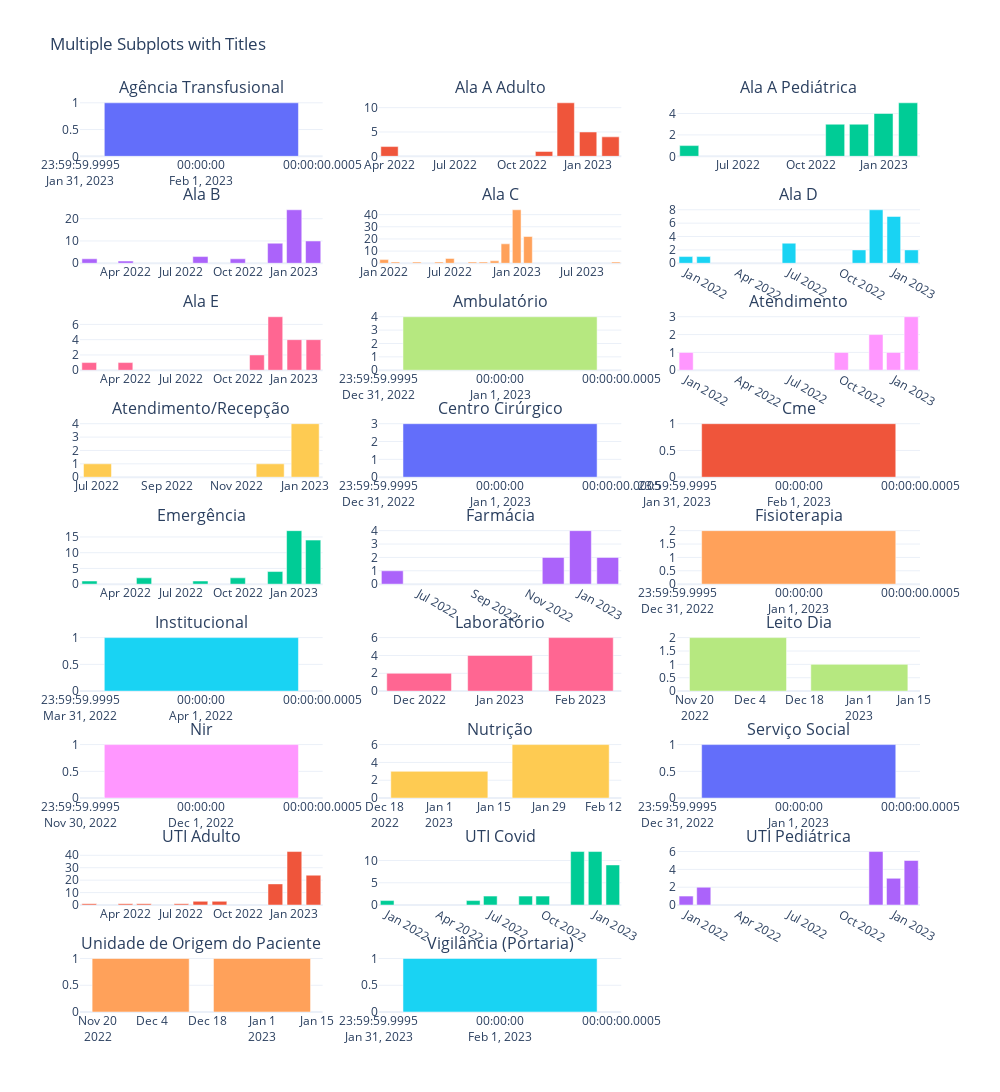

Source (notebook cell):
### Code cell
from plotly.subplots import make_subplots
import plotly.graph_objects as go

nrows = 9
ncols = 3
nrow = 1
ncol = 1

unidades = dfx.sort_values(by="unidade").unidade.unique()

fig = make_subplots(
    rows=nrows, cols=ncols,
    subplot_titles=unidades)#("Plot 1", "Plot 2", "Plot 3", "Plot 4"))

for unidade in unidades:
    df_temp = dfx.query('unidade==@unidade')
    # print(f"--[ {unidade} ]--")
    # print(df_temp)
    fig.add_trace(go.Bar(x=df_temp.periodo, y=df_temp.total),
              row=nrow, col=ncol)
    if ncol >= ncols:
        ncol = 1
        nrow += 1
    else:
        ncol += 1
    
    
# fig.add_trace(go.Scatter(x=[1, 2, 3], y=[4, 5, 6]),
#               row=1, col=1)

# fig.add_trace(go.Scatter(x=[20, 30, 40], y=[50, 60, 70]),
#               row=1, col=2)

# fig.add_trace(go.Scatter(x=[300, 400, 500], y=[600, 700, 800]),
#               row=2, col=1)

# fig.add_trace(go.Scatter(x=[4000, 5000, 6000], y=[7000, 8000, 9000]),
#               row=2, col=2)

fig.update_layout(height=2500, width=1000,
                  template='plotly_white',
                  title_text="Multiple Subplots with Titles")
fig.update_layout(coloraxis=dict(colorscale='Bluered_r'), showlegend=False)
fig.show()

### Figure 1 — Plotly figure (JSON) as saved in the notebook; plotly's stock layout.template omitted (floating-point values rounded to 4 significant figures)
{"data": [{"type": "bar", "x": ["2023-02-01T00:00:00"], "xaxis": "x", "y": [1], "yaxis": "y"}, {"type": "bar", "x": ["2022-04-01T00:00:00", "2022-11-01T00:00:00", "2022-12-01T00:00:00", "2023-01-01T00:00:00", "2023-02-01T00:00:00"], "xaxis": "x2", "y": [2, 1, 11, 5, 4], "yaxis": "y2"}, {"type": "bar", "x": ["2022-05-01T00:00:00", "2022-11-01T00:00:00", "2022-12-01T00:00:00", "2023-01-01T00:00:00", "2023-02-01T00:00:00"], "xaxis": "x3", "y": [1, 3, 3, 4, 5], "yaxis": "y3"}, {"type": "bar", "x": ["2022-02-01T00:00:00", "2022-04-01T00:00:00", "2022-08-01T00:00:00", "2022-10-01T00:00:00", "2022-12-01T00:00:00", "2023-01-01T00:00:00", "2023-02-01T00:00:00"], "xaxis": "x4", "y": [2, 1, 3, 2, 9, 24, 10], "yaxis": "y4"}, {"type": "bar", "x": ["2022-01-01T00:00:00", "2022-02-01T00:00:00", "2022-04-01T00:00:00", "2022-06-01T00:00:00", "2022-07-01T00:00:00", "2022-09-01T00:00:00", "2022-10-01T00:00:00", "2022-11-01T00:00:00", "2022-12-01T00:00:00", "2023-01-01T00:00:00", "2023-02-01T00:00:00", "2023-10-01T00:00:00"], "xaxis": "x5", "y": [3, 1, 1, 1, 4, 1, 1, 2, 16, 44, 22, 1], "yaxis": "y5"}, {"type": "bar", "x": ["2022-01-01T00:00:00", "2022-02-01T00:00:00", "2022-07-01T00:00:00", "2022-11-01T00:00:00", "2022-12-01T00:00:00", "2023-01-01T00:00:00", "2023-02-01T00:00:00"], "xaxis": "x6", "y": [1, 1, 3, 2, 8, 7, 2], "yaxis": "y6"}, {"type": "bar", "x": ["2022-02-01T00:00:00", "2022-04-01T00:00:00", "2022-11-01T00:00:00", "2022-12-01T00:00:00", "2023-01-01T00:00:00", "2023-02-01T00:00:00"], "xaxis": "x7", "y": [1, 1, 2, 7, 4, 4], "yaxis": "y7"}, {"type": "bar", "x": ["2023-01-01T00:00:00"], "xaxis": "x8", "y": [4], "yaxis": "y8"}, {"type": "bar", "x": ["2022-01-01T00:00:00", "2022-10-01T00:00:00", "2022-12-01T00:00:00", "2023-01-01T00:00:00", "2023-02-01T00:00:00"], "xaxis": "x9", "y": [1, 1, 2, 1, 3], "yaxis": "y9"}, {"type": "bar", "x": ["2022-07-01T00:00:00", "2022-12-01T00:00:00", "2023-01-01T00:00:00"], "xaxis": "x10", "y": [1, 1, 4], "yaxis": "y10"}, {"type": "bar", "x": ["2023-01-01T00:00:00"], "xaxis": "x11", "y": [3], "yaxis": "y11"}, {"type": "bar", "x": ["2023-02-01T00:00:00"], "xaxis": "x12", "y": [1], "yaxis": "y12"}, {"type": "bar", "x": ["2022-02-01T00:00:00", "2022-05-01T00:00:00", "2022-08-01T00:00:00", "2022-10-01T00:00:00", "2022-12-01T00:00:00", "2023-01-01T00:00:00", "2023-02-01T00:00:00"], "xaxis": "x13", "y": [1, 2, 1, 2, 4, 17, 14], "yaxis": "y13"}, {"type": "bar", "x": ["2022-06-01T00:00:00", "2022-12-01T00:00:00", "2023-01-01T00:00:00", "2023-02-01T00:00:00"], "xaxis": "x14", "y": [1, 2, 4, 2], "yaxis": "y14"}, {"type": "bar", "x": ["2023-01-01T00:00:00"], "xaxis": "x15", "y": [2], "yaxis": "y15"}, {"type": "bar", "x": ["2022-04-01T00:00:00"], "xaxis": "x16", "y": [1], "yaxis": "y16"}, {"type": "bar", "x": ["2022-12-01T00:00:00", "2023-01-01T00:00:00", "2023-02-01T00:00:00"], "xaxis": "x17", "y": [2, 4, 6], "yaxis": "y17"}, {"type": "bar", "x": ["2022-12-01T00:00:00", "2023-01-01T00:00:00"], "xaxis": "x18", "y": [2, 1], "yaxis": "y18"}, {"type": "bar", "x": ["2022-12-01T00:00:00"], "xaxis": "x19", "y": [1], "yaxis": "y19"}, {"type": "bar", "x": ["2023-01-01T00:00:00", "2023-02-01T00:00:00"], "xaxis": "x20", "y": [3, 6], "yaxis": "y20"}, {"type": "bar", "x": ["2023-01-01T00:00:00"], "xaxis": "x21", "y": [1], "yaxis": "y21"}, {"type": "bar", "x": ["2022-02-01T00:00:00", "2022-04-01T00:00:00", "2022-05-01T00:00:00", "2022-07-01T00:00:00", "2022-08-01T00:00:00", "2022-09-01T00:00:00", "2022-12-01T00:00:00", "2023-01-01T00:00:00", "2023-02-01T00:00:00"], "xaxis": "x22", "y": [1, 1, 1, 1, 3, 3, 17, 43, 24], "yaxis": "y22"}, {"type": "bar", "x": ["2022-01-01T00:00:00", "2022-06-01T00:00:00", "2022-07-01T00:00:00", "2022-09-01T00:00:00", "2022-10-01T00:00:00", "2022-12-01T00:00:00", "2023-01-01T00:00:00", "2023-02-01T00:00:00"], "xaxis": "x23", "y": [1, 1, 2, 2, 2, 12, 12, 9], "yaxis": "y23"}, {"type": "bar", "x": ["2022-01-01T00:00:00", "2022-02-01T00:00:00", "2022-12-01T00:00:00", "2023-01-01T00:00:00", "2023-02-01T00:00:00"], "xaxis": "x24", "y": [1, 2, 6, 3, 5], "yaxis": "y24"}, {"type": "bar", "x": ["2022-12-01T00:00:00", "2023-01-01T00:00:00"], "xaxis": "x25", "y": [1, 1], "yaxis": "y25"}, {"type": "bar", "x": ["2023-02-01T00:00:00"], "xaxis": "x26", "y": [1], "yaxis": "y26"}], "layout": {"annotations": [{"font": {"size": 16}, "showarrow": false, "text": "Agência Transfusional", "x": 0.1444, "xanchor": "center", "xref": "paper", "y": 1, "yanchor": "bottom", "yref": "paper"}, {"font": {"size": 16}, "showarrow": false, "text": "Ala A Adulto", "x": 0.5, "xanchor": "center", "xref": "paper", "y": 1, "yanchor": "bottom", "yref": "paper"}, {"font": {"size": 16}, "showarrow": false, "text": "Ala A Pediátrica", "x": 0.8556, "xanchor": "center", "xref": "paper", "y": 1, "yanchor": "bottom", "yref": "paper"}, {"font": {"size": 16}, "showarrow": false, "text": "Ala B", "x": 0.1444, "xanchor": "center", "xref": "paper", "y": 0.8827, "yanchor": "bottom", "yref": "paper"}, {"font": {"size": 16}, "showarrow": false, "text": "Ala C", "x": 0.5, "xanchor": "center", "xref": "paper", "y": 0.8827, "yanchor": "bottom", "yref": "paper"}, {"font": {"size": 16}, "showarrow": false, "text": "Ala D", "x": 0.8556, "xanchor": "center", "xref": "paper", "y": 0.8827, "yanchor": "bottom", "yref": "paper"}, {"font": {"size": 16}, "showarrow": false, "text": "Ala E", "x": 0.1444, "xanchor": "center", "xref": "paper", "y": 0.7654, "yanchor": "bottom", "yref": "paper"}, {"font": {"size": 16}, "showarrow": false, "text": "Ambulatório", "x": 0.5, "xanchor": "center", "xref": "paper", "y": 0.7654, "yanchor": "bottom", "yref": "paper"}, {"font": {"size": 16}, "showarrow": false, "text": "Atendimento", "x": 0.8556, "xanchor": "center", "xref": "paper", "y": 0.7654, "yanchor": "bottom", "yref": "paper"}, {"font": {"size": 16}, "showarrow": false, "text": "Atendimento/Recepção", "x": 0.1444, "xanchor": "center", "xref": "paper", "y": 0.6481, "yanchor": "bottom", "yref": "paper"}, {"font": {"size": 16}, "showarrow": false, "text": "Centro Cirúrgico", "x": 0.5, "xanchor": "center", "xref": "paper", "y": 0.6481, "yanchor": "bottom", "yref": "paper"}, {"font": {"size": 16}, "showarrow": false, "text": "Cme", "x": 0.8556, "xanchor": "center", "xref": "paper", "y": 0.6481, "yanchor": "bottom", "yref": "paper"}, {"font": {"size": 16}, "showarrow": false, "text": "Emergência", "x": 0.1444, "xanchor": "center", "xref": "paper", "y": 0.5309, "yanchor": "bottom", "yref": "paper"}, {"font": {"size": 16}, "showarrow": false, "text": "Farmácia", "x": 0.5, "xanchor": "center", "xref": "paper", "y": 0.5309, "yanchor": "bottom", "yref": "paper"}, {"font": {"size": 16}, "showarrow": false, "text": "Fisioterapia", "x": 0.8556, "xanchor": "center", "xref": "paper", "y": 0.5309, "yanchor": "bottom", "yref": "paper"}, {"font": {"size": 16}, "showarrow": false, "text": "Institucional", "x": 0.1444, "xanchor": "center", "xref": "paper", "y": 0.4136, "yanchor": "bottom", "yref": "paper"}, {"font": {"size": 16}, "showarrow": false, "text": "Laboratório", "x": 0.5, "xanchor": "center", "xref": "paper", "y": 0.4136, "yanchor": "bottom", "yref": "paper"}, {"font": {"size": 16}, "showarrow": false, "text": "Leito Dia", "x": 0.8556, "xanchor": "center", "xref": "paper", "y": 0.4136, "yanchor": "bottom", "yref": "paper"}, {"font": {"size": 16}, "showarrow": false, "text": "Nir", "x": 0.1444, "xanchor": "center", "xref": "paper", "y": 0.2963, "yanchor": "bottom", "yref": "paper"}, {"font": {"size": 16}, "showarrow": false, "text": "Nutrição", "x": 0.5, "xanchor": "center", "xref": "paper", "y": 0.2963, "yanchor": "bottom", "yref": "paper"}, {"font": {"size": 16}, "showarrow": false, "text": "Serviço Social", "x": 0.8556, "xanchor": "center", "xref": "paper", "y": 0.2963, "yanchor": "bottom", "yref": "paper"}, {"font": {"size": 16}, "showarrow": false, "text": "UTI Adulto", "x": 0.1444, "xanchor": "center", "xref": "paper", "y": 0.179, "yanchor": "bottom", "yref": "paper"}, {"font": {"size": 16}, "showarrow": false, "text": "UTI Covid", "x": 0.5, "xanchor": "center", "xref": "paper", "y": 0.179, "yanchor": "bottom", "yref": "paper"}, {"font": {"size": 16}, "showarrow": false, "text": "UTI Pediátrica", "x": 0.8556, "xanchor": "center", "xref": "paper", "y": 0.179, "yanchor": "bottom", "yref": "paper"}, {"font": {"size": 16}, "showarrow": false, "text": "Unidade de Origem do Paciente", "x": 0.1444, "xanchor": "center", "xref": "paper", "y": 0.06173, "yanchor": "bottom", "yref": "paper"}, {"font": {"size": 16}, "showarrow": false, "text": "Vigilância (Portaria)", "x": 0.5, "xanchor": "center", "xref": "paper", "y": 0.06173, "yanchor": "bottom", "yref": "paper"}], "coloraxis": {"colorscale": [[0, "rgb(255,0,0)"], [1, "rgb(0,0,255)"]]}, "height": 2500, "showlegend": false, "title": {"text": "Multiple Subplots with Titles"}, "width": 1000, "xaxis": {"anchor": "y", "autorange": true, "domain": [0, 0.2889], "range": ["2023-01-31 23:59:59.9995", "2023-02-01 00:00:00.0005"], "type": "date"}, "xaxis10": {"anchor": "y10", "autorange": true, "domain": [0, 0.2889], "range": ["2022-06-15 12:00", "2023-01-16 12:00"], "type": "date"}, "xaxis11": {"anchor": "y11", "autorange": true, "domain": [0.3556, 0.6444], "range": ["2022-12-31 23:59:59.9995", "2023-01-01 00:00:00.0005"], "type": "date"}, "xaxis12": {"anchor": "y12", "autorange": true, "domain": [0.7111, 1], "range": ["2023-01-31 23:59:59.9995", "2023-02-01 00:00:00.0005"], "type": "date"}, "xaxis13": {"anchor": "y13", "autorange": true, "domain": [0, 0.2889], "range": ["2022-01-16 12:00", "2023-02-16 12:00"], "type": "date"}, "xaxis14": {"anchor": "y14", "autorange": true, "domain": [0.3556, 0.6444], "range": ["2022-05-16 12:00", "2023-02-16 12:00"], "type": "date"}, "xaxis15": {"anchor": "y15", "autorange": true, "domain": [0.7111, 1], "range": ["2022-12-31 23:59:59.9995", "2023-01-01 00:00:00.0005"], "type": "date"}, "xaxis16": {"anchor": "y16", "autorange": true, "domain": [0, 0.2889], "range": ["2022-03-31 23:59:59.9995", "2022-04-01 00:00:00.0005"], "type": "date"}, "xaxis17": {"anchor": "y17", "autorange": true, "domain": [0.3556, 0.6444], "range": ["2022-11-15 12:00", "2023-02-16 12:00"], "type": "date"}, "xaxis18": {"anchor": "y18", "autorange": true, "domain": [0.7111, 1], "range": ["2022-11-15 12:00", "2023-01-16 12:00"], "type": "date"}, "xaxis19": {"anchor": "y19", "autorange": true, "domain": [0, 0.2889], "range": ["2022-11-30 23:59:59.9995", "2022-12-01 00:00:00.0005"], "type": "date"}, "xaxis2": {"anchor": "y2", "autorange": true, "domain": [0.3556, 0.6444], "range": ["2022-03-17", "2023-02-16"], "type": "date"}, "xaxis20": {"anchor": "y20", "autorange": true, "domain": [0.3556, 0.6444], "range": ["2022-12-16 12:00", "2023-02-16 12:00"], "type": "date"}, "xaxis21": {"anchor": "y21", "autorange": true, "domain": [0.7111, 1], "range": ["2022-12-31 23:59:59.9995", "2023-01-01 00:00:00.0005"], "type": "date"}, "xaxis22": {"anchor": "y22", "autorange": true, "domain": [0, 0.2889], "range": ["2022-01-17", "2023-02-16"], "type": "date"}, "xaxis23": {"anchor": "y23", "autorange": true, "domain": [0.3556, 0.6444], "range": ["2021-12-17", "2023-02-16"], "type": "date"}, "xaxis24": {"anchor": "y24", "autorange": true, "domain": [0.7111, 1], "range": ["2021-12-16 12:00", "2023-02-16 12:00"], "type": "date"}, "xaxis25": {"anchor": "y25", "autorange": true, "domain": [0, 0.2889], "range": ["2022-11-15 12:00", "2023-01-16 12:00"], "type": "date"}, "xaxis26": {"anchor": "y26", "autorange": true, "domain": [0.3556, 0.6444], "range": ["2023-01-31 23:59:59.9995", "2023-02-01 00:00:00.0005"], "type": "date"}, "xaxis27": {"anchor": "y27", "domain": [0.7111, 1]}, "xaxis3": {"anchor": "y3", "autorange": true, "domain": [0.7111, 1], "range": ["2022-04-16", "2023-02-16"], "type": "date"}, "xaxis4": {"anchor": "y4", "autorange": true, "domain": [0, 0.2889], "range": ["2022-01-16 12:00", "2023-02-16 12:00"], "type": "date"}, "xaxis5": {"anchor": "y5", "autorange": true, "domain": [0.3556, 0.6444], "range": ["2021-12-17", "2023-10-16"], "type": "date"}, "xaxis6": {"anchor": "y6", "autorange": true, "domain": [0.7111, 1], "range": ["2021-12-17", "2023-02-16"], "type": "date"}, "xaxis7": {"anchor": "y7", "autorange": true, "domain": [0, 0.2889], "range": ["2022-01-17", "2023-02-16"], "type": "date"}, "xaxis8": {"anchor": "y8", "autorange": true, "domain": [0.3556, 0.6444], "range": ["2022-12-31 23:59:59.9995", "2023-01-01 00:00:00.0005"], "type": "date"}, "xaxis9": {"anchor": "y9", "autorange": true, "domain": [0.7111, 1], "range": ["2021-12-16 12:00", "2023-02-16 12:00"], "type": "date"}, "yaxis": {"anchor": "x", "autorange": true, "domain": [0.9383, 1], "range": [0, 1.053], "type": "linear"}, "yaxis10": {"anchor": "x10", "autorange": true, "domain": [0.5864, 0.6481], "range": [0, 4.211], "type": "linear"}, "yaxis11": {"anchor": "x11", "autorange": true, "domain": [0.5864, 0.6481], "range": [0, 3.158], "type": "linear"}, "yaxis12": {"anchor": "x12", "autorange": true, "domain": [0.5864, 0.6481], "range": [0, 1.053], "type": "linear"}, "yaxis13": {"anchor": "x13", "autorange": true, "domain": [0.4691, 0.5309], "range": [0, 17.89], "type": "linear"}, "yaxis14": {"anchor": "x14", "autorange": true, "domain": [0.4691, 0.5309], "range": [0, 4.211], "type": "linear"}, "yaxis15": {"anchor": "x15", "autorange": true, "domain": [0.4691, 0.5309], "range": [0, 2.105], "type": "linear"}, "yaxis16": {"anchor": "x16", "autorange": true, "domain": [0.3519, 0.4136], "range": [0, 1.053], "type": "linear"}, "yaxis17": {"anchor": "x17", "autorange": true, "domain": [0.3519, 0.4136], "range": [0, 6.316], "type": "linear"}, "yaxis18": {"anchor": "x18", "autorange": true, "domain": [0.3519, 0.4136], "range": [0, 2.105], "type": "linear"}, "yaxis19": {"anchor": "x19", "autorange": true, "domain": [0.2346, 0.2963], "range": [0, 1.053], "type": "linear"}, "yaxis2": {"anchor": "x2", "autorange": true, "domain": [0.9383, 1], "range": [0, 11.58], "type": "linear"}, "yaxis20": {"anchor": "x20", "autorange": true, "domain": [0.2346, 0.2963], "range": [0, 6.316], "type": "linear"}, "yaxis21": {"anchor": "x21", "autorange": true, "domain": [0.2346, 0.2963], "range": [0, 1.053], "type": "linear"}, "yaxis22": {"anchor": "x22", "autorange": true, "domain": [0.1173, 0.179], "range": [0, 45.26], "type": "linear"}, "yaxis23": {"anchor": "x23", "autorange": true, "domain": [0.1173, 0.179], "range": [0, 12.63], "type": "linear"}, "yaxis24": {"anchor": "x24", "autorange": true, "domain": [0.1173, 0.179], "range": [0, 6.316], "type": "linear"}, "yaxis25": {"anchor": "x25", "autorange": true, "domain": [0, 0.06173], "range": [0, 1.053], "type": "linear"}, "yaxis26": {"anchor": "x26", "autorange": true, "domain": [0, 0.06173], "range": [0, 1.053], "type": "linear"}, "yaxis27": {"anchor": "x27", "domain": [0, 0.06173]}, "yaxis3": {"anchor": "x3", "autorange": true, "domain": [0.9383, 1], "range": [0, 5.263], "type": "linear"}, "yaxis4": {"anchor": "x4", "autorange": true, "domain": [0.821, 0.8827], "range": [0, 25.26], "type": "linear"}, "yaxis5": {"anchor": "x5", "autorange": true, "domain": [0.821, 0.8827], "range": [0, 46.32], "type": "linear"}, "yaxis6": {"anchor": "x6", "autorange": true, "domain": [0.821, 0.8827], "range": [0, 8.421], "type": "linear"}, "yaxis7": {"anchor": "x7", "autorange": true, "domain": [0.7037, 0.7654], "range": [0, 7.368], "type": "linear"}, "yaxis8": {"anchor": "x8", "autorange": true, "domain": [0.7037, 0.7654], "range": [0, 4.211], "type": "linear"}, "yaxis9": {"anchor": "x9", "autorange": true, "domain": [0.7037, 0.7654], "range": [0, 3.158], "type": "linear"}}}
